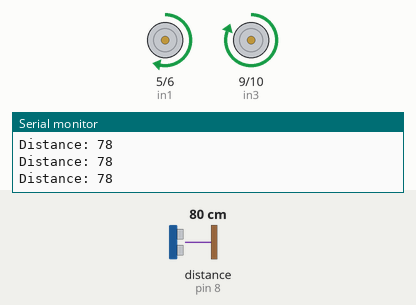
Recording of a sketch running on a simulated Arduino Uno, built with avr-gcc and run on an emulated ATmega328P. On the bench: motor-driver pin pairs drawn as motors (green arrow = first pin HIGH = forward, orange = second pin HIGH = backward, longer = more drive, scaled by the enable pin), the last lines printed to the serial monitor. Wiring (inferred from the names in the program): ultrasonic range finder: trigger pin 7; echo pin 8. The inputs (shaded band) are chosen by the test bench; at power-on: distance to the obstacle (sensor on pin 8) 80 cm. The echo pulse lasts 58.3 µs per cm.

Above: at 1.2 s.
1.3 s: distance to the obstacle (sensor on pin 8) set to 24 cm
2.8 s: distance to the obstacle (sensor on pin 8) set to 20 cm
At 3.2 s:
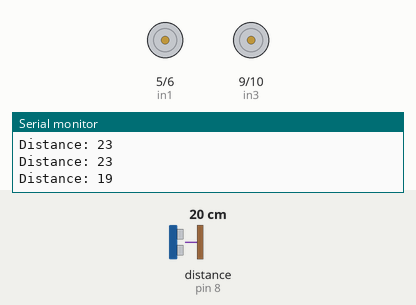
5.8 s: distance to the obstacle (sensor on pin 8) set to 250 cm
At 7.0 s:
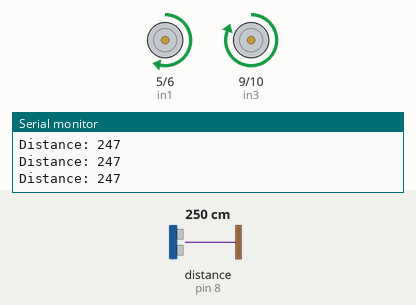
7.3 s: distance to the obstacle (sensor on pin 8) set to 2 cm
At 8.2 s:
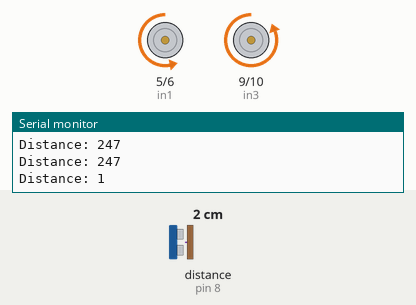
Timing chart, 0 to 11.3 s (numbered marks = the images above; inputs shaded):
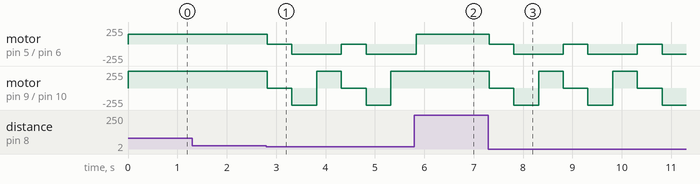

Measured:
- the behaviour switches between 22 and 21 cm on distance to the obstacle (sensor on pin 8) (found by bisection; images 0 and 1)
- after the input at 2.8 s, motor on pin 5 (in1) / pin 6 (in2): alternates backward 150/255 for 1.0 s and stopped for 0.50 s, starting at once; motor on pin 9 (in3) / pin 10 (in4): forward 255/255 → stopped at once, → backward 255/255 0.50 s later, → forward 255/255 0.50 s later, → stopped 0.50 s later, … (6 changes in this stretch)
- after the input at 5.8 s, motor on pin 9 (in3) / pin 10 (in4): stays forward 255/255 (without the input it goes to stopped after 0.02 s)
- after the input at 7.3 s, motor on pin 5 (in1) / pin 6 (in2): alternates backward 150/255 for 1.0 s and stopped for 0.50 s, starting at once; motor on pin 9 (in3) / pin 10 (in4): forward 255/255 → stopped at once, then repeats every 1.5 s: backward 255/255 0.50 s, forward 255/255 0.50 s, stopped 0.50 s

The sketch:

code.ino
```cpp
#define trigPin 7
#define echoPin 8

#define in1 5
#define in2 6
#define in3 9
#define in4 10
#define enA 3
#define enB 4

// Motor speed (0-255)
int motorSpeed = 150;

// Distance threshold to detect obstacles
int distanceThreshold = 20;

void setup() {
  pinMode(trigPin, OUTPUT);
  pinMode(echoPin, INPUT);

  pinMode(in1, OUTPUT);
  pinMode(in2, OUTPUT);
  pinMode(in3, OUTPUT);
  pinMode(in4, OUTPUT);

  pinMode(enA, OUTPUT);
  pinMode(enB, OUTPUT);

  // Set motor speed
  analogWrite(enA, motorSpeed);
  analogWrite(enB, motorSpeed);

  Serial.begin(9600);
}

// Function to measure distance
int getDistance() {
  digitalWrite(trigPin, LOW);
  delayMicroseconds(2);
  digitalWrite(trigPin, HIGH);
  delayMicroseconds(10);
  digitalWrite(trigPin, LOW);

  long duration = pulseIn(echoPin, HIGH);
  int distance = duration * 0.034 / 2;

  return distance;
}

// Move robot forward
void moveForward() {
  digitalWrite(in1, HIGH);
  digitalWrite(in2, LOW);
  digitalWrite(in3, HIGH);
  digitalWrite(in4, LOW);
}

// Move robot backward
void moveBackward() {
  digitalWrite(in1, LOW);
  digitalWrite(in2, HIGH);
  digitalWrite(in3, LOW);
  digitalWrite(in4, HIGH);
}

// Turn robot left
void turnLeft() {
  digitalWrite(in1, LOW);
  digitalWrite(in2, HIGH);
  digitalWrite(in3, HIGH);
  digitalWrite(in4, LOW);
}

// Turn robot right
void turnRight() {
  digitalWrite(in1, HIGH);
  digitalWrite(in2, LOW);
  digitalWrite(in3, LOW);
  digitalWrite(in4, HIGH);
}

// Stop the robot
void stop() {
  digitalWrite(in1, LOW);
  digitalWrite(in2, LOW);
  digitalWrite(in3, LOW);
  digitalWrite(in4, LOW);
}

void loop() {
  int distance = getDistance();
  Serial.print("Distance: ");
  Serial.println(distance);

  if (distance > distanceThreshold) {
    moveForward();
  } else {
    stop();
    delay(500);

    moveBackward();
    delay(500);

    turnLeft();
    delay(500);
  }
}
```
